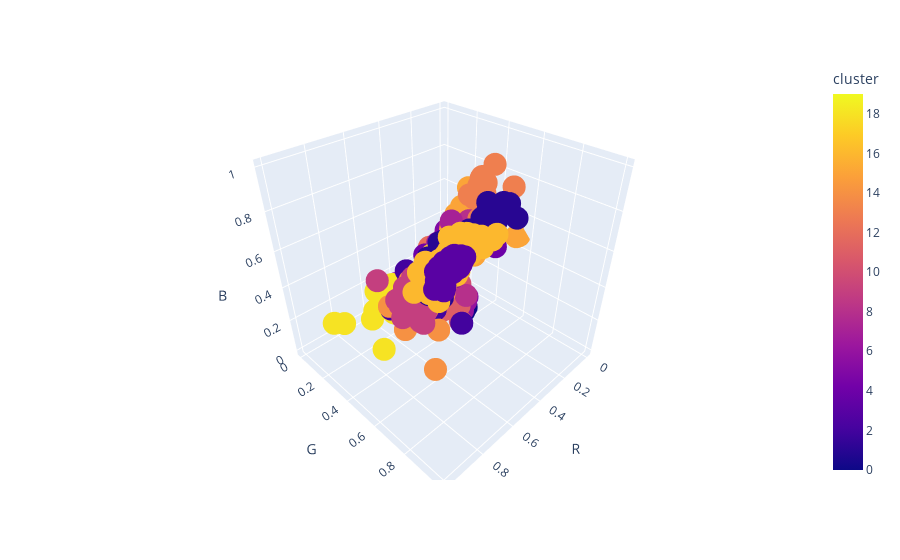

The notebook cell saved with this chart:
### Code cell
import plotly.express as px
df = px.data.iris()
fig = px.scatter_3d(df_cluster.sample(frac=0.01), x='R', y='G', z='B',
              color='cluster')
fig.show()

### Figure 1 — Plotly figure (JSON) as saved in the notebook; plotly's stock layout.template omitted (floating-point values rounded to 4 significant figures; data arrays with more than 128 entries replaced by an {"elided": "..."} marker saying what was removed)
{"data": [{"hovertemplate": "R=%{x}<br>G=%{y}<br>B=%{z}<br>cluster=%{marker.color}<extra></extra>", "legendgroup": "", "marker": {"color": {"elided": "14083 int values"}, "coloraxis": "coloraxis", "symbol": "circle"}, "mode": "markers", "name": "", "scene": "scene", "showlegend": false, "type": "scatter3d", "x": {"elided": "14083 float values"}, "y": {"elided": "14083 float values"}, "z": {"elided": "14083 float values"}}], "layout": {"coloraxis": {"colorbar": {"title": {"text": "cluster"}}, "colorscale": [[0, "#0d0887"], [0.1111, "#46039f"], [0.2222, "#7201a8"], [0.3333, "#9c179e"], [0.4444, "#bd3786"], [0.5556, "#d8576b"], [0.6667, "#ed7953"], [0.7778, "#fb9f3a"], [0.8889, "#fdca26"], [1, "#f0f921"]]}, "legend": {"tracegroupgap": 0}, "margin": {"t": 60}, "scene": {"domain": {"x": [0, 1], "y": [0, 1]}, "xaxis": {"title": {"text": "R"}}, "yaxis": {"title": {"text": "G"}}, "zaxis": {"title": {"text": "B"}}}}}
